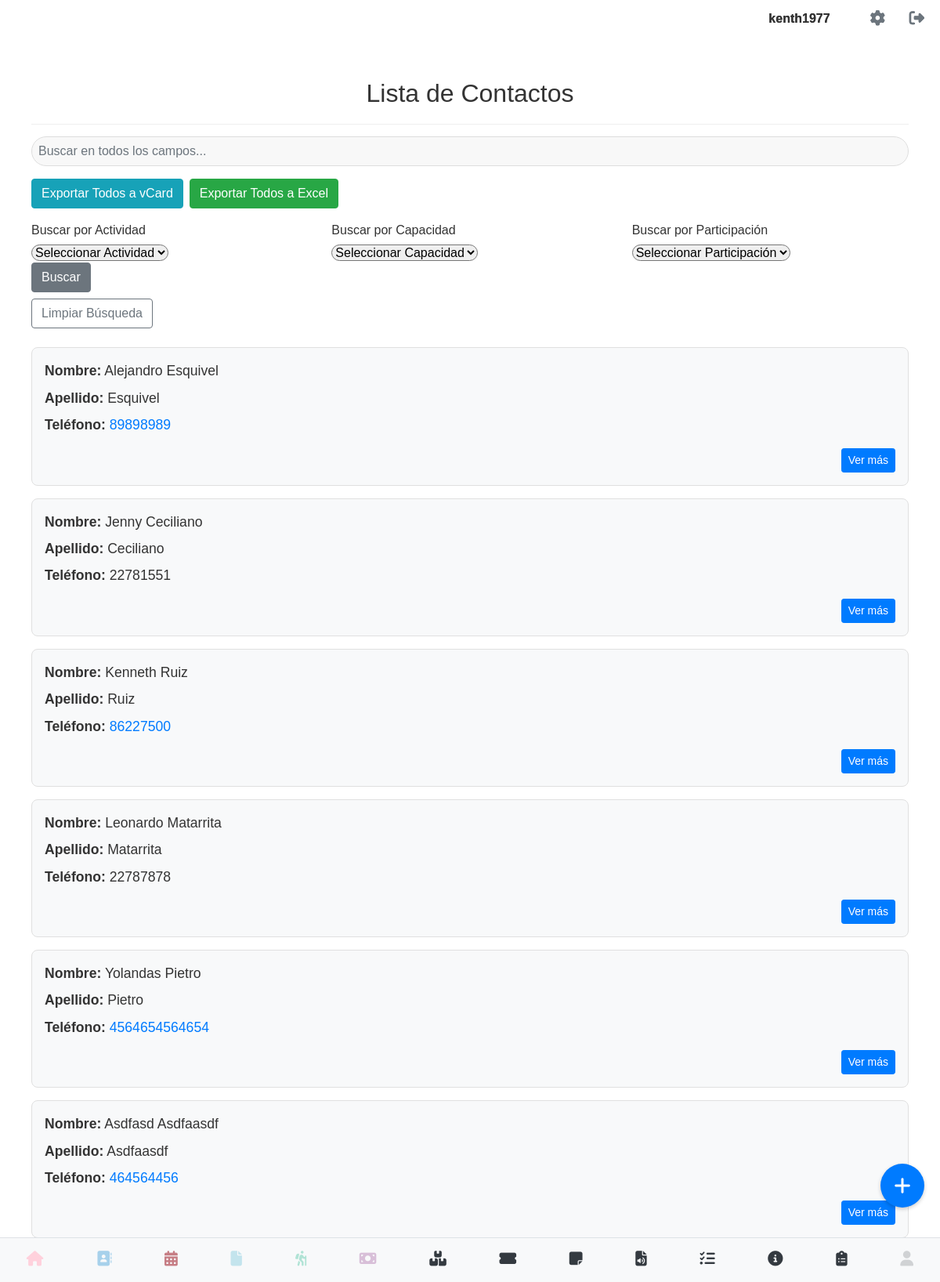
/listar_contacto (signed in), run on the app's committed database.
### models.py (models this page shows, shortened)
class User(UserMixin, db.Model):
    __tablename__ = 'users' # Nombre de la tabla es 'users'
    id = db.Column(db.Integer, primary_key=True)
    username = db.Column(db.String(80), unique=True, nullable=False)
    email = db.Column(db.String(120), unique=True, nullable=False)
    cedula = db.Column(db.String(20), unique=True, nullable=False)
    telefono = db.Column(db.String(20), nullable=False)
    password_hash = db.Column(db.String(128))
    image_filename = db.Column(db.String(255), nullable=True)
    @property
    def is_authenticated(self):
        return True

class Contacto(db.Model):
    __tablename__ = 'contacto'
    id = db.Column(db.Integer, primary_key=True)
    nombre = db.Column(db.String(100), nullable=False)
    primer_apellido = db.Column(db.String(100), nullable=True)
    segundo_apellido = db.Column(db.String(100), nullable=True)
    telefono = db.Column(db.String(20), nullable=False)
    movil = db.Column(db.String(20), nullable=True)
    email = db.Column(db.String(120), nullable=True)
    direccion = db.Column(db.String(200), nullable=True)
    tipo_actividad = db.Column(db.String(100), nullable=True)
    nota = db.Column(db.Text, nullable=True)
    fecha_ingreso = db.Column(db.DateTime, default=datetime.utcnow)
    direccion_mapa = db.Column(db.String(255), nullable=True)
    avatar_path = db.Column(db.String(255), nullable=True)
    usuario_id = db.Column(db.Integer, db.ForeignKey('users.id'), nullable=False)
    empresa = db.Column(db.String(100), nullable=True)
    sitio_web = db.Column(db.String(255), nullable=True)
    capacidad_persona = db.Column(db.String(50), nullable=True)
    participacion = db.Column(db.String(50), nullable=True)
    usuario = db.relationship('User', backref=db.backref('contactos', lazy=True))

### app.py (the view)
@app.route('/listar_contacto')
@login_required
def listar_contacto():
    form_busqueda = BusquedaContactoForm()
    contactos = Contacto.query.filter_by(usuario_id=current_user.id).order_by(Contacto.nombre, Contacto.primer_apellido, Contacto.segundo_apellido).all()
    return render_template('listar_contacto.html', contactos=contactos, form_busqueda=form_busqueda)

### app.py (called while the page is built)
@login_manager.user_loader
def load_user(user_id):
    return User.query.get(int(user_id))

### templates/listar_contacto.html (shortened to what this page needs)
{% extends 'base.html' %}
{% block content %}
  <div class="contactos-container">
    {% if current_user.is_authenticated %}
        <div class="top-right">
            <span class="username-display">{{ current_user.username }}</span>
            <a href="{{ url_for('perfil') }}" class="gear-icon"><i class="fas fa-cog"></i></a>
            <a href="{{ url_for('logout') }}" class="logout-icon"><i class="fas fa-sign-out-alt"></i></a>
        </div>
    {% endif %}
    <h1>Lista de Contactos</h1>
    <div class="search-container mt-3">
      <input type="text" id="searchInput" class="form-control rounded-pill" placeholder="Buscar en todos los campos...">
    </div>
    <div class="export-buttons mt-3">
      <a href="{{ url_for('exportar_todos_vcard') }}" class="btn btn-info">Exportar Todos a vCard</a>
      <a href="{{ url_for('exportar_todos_excel') }}" class="btn btn-success">Exportar Todos a Excel</a>
    </div>
    <div class="filter-form mt-3">
      <form method="POST" action="{{ url_for('buscar_contacto') }}" class="row g-3 align-items-center">
        <div class="col-md-4">
          {{ form_busqueda.busqueda_actividad.label(class="form-label") }}
          {{ form_busqueda.busqueda_actividad(class="rounded-pill form-select") }}
        </div>
        <div class="col-md-4">
          {{ form_busqueda.busqueda_capacidad_persona.label(class="form-label") }}
          {{ form_busqueda.busqueda_capacidad_persona(class="rounded-pill form-select") }}
        </div>
        <div class="col-md-4">
          {{ form_busqueda.busqueda_participacion.label(class="form-label") }}
          {{ form_busqueda.busqueda_participacion(class="rounded-pill form-select") }}
        </div>
        <div class="col-auto">
          {{ form_busqueda.submit_buscar(class="btn btn-secondary") }}
        </div>
      </form>
      <a href="{{ url_for('listar_contacto') }}" class="btn btn-outline-secondary mt-2">Limpiar Búsqueda</a>
    </div>
    <ul class="contact-list mt-4">
      {% if contactos %}
        {% for contacto in contactos %}
          <li class="contact-list-item" data-search-terms="{{ (contacto.nombre + ' ' + (contacto.primer_apellido or '') + ' ' + (contacto.telefono or '') + ' ' + (contacto.segundo_apellido or '') + ' ' + (contacto.movil or '') + ' ' + (contacto.email or '') + ' ' + (contacto.direccion or '') + ' ' + (contacto.tipo_actividad or '') + ' ' + (contacto.nota or '') + ' ' + (contacto.direccion_mapa or '') + ' ' + (contacto.empresa or '') + ' ' + (contacto.sitio_web or '') + ' ' + (contacto.capacidad_persona or '') + ' ' + (contacto.participacion or '')).lower() }}">
            <p><strong>Nombre:</strong> {{ contacto.nombre | title }} {% if contacto.primer_apellido %}{{ contacto.primer_apellido | title }}{% endif %}</p>
            <p><strong>Apellido:</strong> {% if contacto.primer_apellido %}{{ contacto.primer_apellido | title }}{% endif %}</p>
            <p><strong>Teléfono:</strong>
              {% if contacto.telefono and not contacto.telefono.startswith('2') %}
                <a href="https://wa.me/506{{ contacto.telefono }}">{{ contacto.telefono }}</a>
              {% else %}
                {{ contacto.telefono }}
              {% endif %}
            </p>
            <a href="{{ url_for('contacto_detalle', id=contacto.id) }}" class="btn btn-sm btn-primary view-more-button">Ver más</a>
          </li>
        {% endfor %}
      {% else %}
        <p>No tienes contactos en tu agenda.</p>
      {% endif %}
    </ul>
    <a href="{{ url_for('crear_contacto') }}" class="floating-button">
      <i class="fas fa-plus"></i>
    </a>
  </div>
{% endblock %}

### templates/base.html (shortened to what this page needs)
<!DOCTYPE html>
<html lang="es">
<head>
    <link rel="stylesheet" type="text/css" href="{{ url_for('static', filename='css/main.css') }}">
    <link rel="stylesheet" href="https://cdn.jsdelivr.net/npm/sweetalert2@11/dist/sweetalert2.min.css">
</head>
<body>
    <div class="contactos-container">
    {% if current_user.is_authenticated %}
        <div class="top-right">
            <span class="username-display">{{ current_user.username }}</span>
            <a href="{{ url_for('perfil') }}" class="gear-icon"><i class="fas fa-cog"></i></a>
            <a href="{{ url_for('logout') }}" class="logout-icon"><i class="fas fa-sign-out-alt"></i></a>
        </div>
    {% endif %}
</div>
<div class="container-block">
    {% block content %}
    {% endblock %}
</div>
{% include "navbar.html" %}
</body>
</html>

### static/css/base.css (style rules this page uses)
body { font-family: sans-serif; margin: 0; }
.container-block { margin-top:80px; padding: 20px; }
.top-right { position: absolute; top: 10px; right: 20px; display: flex; align-items: center; }
.gear-icon, .logout-icon { font-size: 24px; text-decoration: none; color: #333; margin-left: 15px; }
.username-display { margin-right: 20px; font-weight: bold; color: #333; }
label { display: block; margin-bottom: 5px; }
input[type="text"], input[type="password"] { width: 100%; padding: 8px; box-sizing: border-box; border-radius: 5px; background-color: #f8f8f8; border: 1px solid #ccc; }

### static/css/forms.css (style rules this page uses)
label { display: block; margin-bottom: 5px; }

### static/css/perfil.css (style rules this page uses)
body { font-family: sans-serif; margin: 20px; }
.search-container { margin-top: 20px; border-top: 1px solid #eee; padding-top: 15px; }
.search-container input[type="text"] { flex-grow: 1; padding: 8px; border: 1px solid #ddd; border-radius: 4px; margin-right: 10px; box-sizing: border-box; }

### static/css/listar_contacto.css (style rules this page uses)
.contactos-container { font-family: Arial, sans-serif; color: #333; }
.contactos-container h1 { text-align: center; margin-bottom: 20px; font-size: 2rem; }
.contactos-container .top-right { display: flex; justify-content: flex-end; align-items: center; gap: 1rem; padding-bottom: 1rem; }
.contactos-container .username-display { font-weight: bold; }
.contactos-container .gear-icon, .contactos-container .logout-icon { color: #6c757d; font-size: 1.2rem; text-decoration: none; }
.contactos-container .search-container { margin-bottom: 1rem; }
.contactos-container .export-buttons { display: flex; gap: 0.5rem; margin-bottom: 1rem; flex-wrap: wrap; }
.contactos-container .export-buttons .btn { margin-bottom: 0.5rem; }
@media (min-width: 576px) { .contactos-container .export-buttons { flex-wrap: nowrap; } }
@media (min-width: 576px) { .contactos-container .export-buttons .btn { margin-bottom: 0; } }
.contactos-container .filter-form { margin-bottom: 1.5rem; }
.contactos-container .floating-button { position: fixed; bottom: 20px; right: 20px; background-color: #007bff; color: white; border-radius: 50%; width: 56px; height: 56px; display: flex; justify-content: center; align-items: center; font-size: 24px; box-shadow: 0 2px 5px rgba(0, 0, 0, 0.2); z-index: 1000; text-decoration: none; }

### templates/listar_contacto.html (style rules this page uses)
.contactos-container { font-family: Arial, sans-serif; color: #333; }
.contactos-container h1 { text-align: center; margin-bottom: 20px; font-size: 2rem; }
.contactos-container .top-right { display: flex; justify-content: flex-end; align-items: center; gap: 1rem; padding-bottom: 1rem; }
.contactos-container .username-display { font-weight: bold; }
.contactos-container .gear-icon, .contactos-container .logout-icon { color: #6c757d; font-size: 1.2rem; text-decoration: none; }
.contactos-container .search-container { margin-bottom: 1rem; }
.contactos-container .export-buttons { display: flex; gap: 0.5rem; margin-bottom: 1rem; flex-wrap: wrap; }
.contactos-container .export-buttons .btn { margin-bottom: 0.5rem; }
@media (min-width: 576px) { .contactos-container .export-buttons { flex-wrap: nowrap; } }
@media (min-width: 576px) { .contactos-container .export-buttons .btn { margin-bottom: 0; } }
.contactos-container .filter-form { margin-bottom: 1.5rem; }
.contact-list { list-style: none; padding: 0; }
.contact-list-item { background-color: #f8f9fa; border: 1px solid #e0e0e0; border-radius: 0.5rem; padding: 1rem; margin-bottom: 1rem; display: flex; flex-direction: column; align-items: flex-start; }
.contact-list-item p { margin-bottom: 0.5rem; font-size: 1.1rem; color: #333; }
.contact-list-item .view-more-button { margin-top: 0.5rem; align-self: flex-end; }
.contactos-container .floating-button { position: fixed; bottom: 20px; right: 20px; background-color: #007bff; color: white; border-radius: 50%; width: 56px; height: 56px; display: flex; justify-content: center; align-items: center; font-size: 24px; box-shadow: 0 2px 5px rgba(0, 0, 0, 0.2); z-index: 1000; text-decoration: none; margin-bottom: 75px; }

### data on the page
User: username "kenth1977"
Contacto: nombre "Alejandro", primer_apellido "Esquivel", telefono "89898989"
Contacto: nombre "Jenny", primer_apellido "Ceciliano", telefono "22781551"
Contacto: nombre "Kenneth", primer_apellido "Ruiz", telefono "86227500"
Contacto: nombre "Leonardo", primer_apellido "Matarrita", telefono "22787878"
Contacto: nombre "Yolandas", primer_apellido "Pietro", telefono "4564654564654"
Contacto: nombre "Asdfasd", primer_apellido "Asdfaasdf", telefono "464564456"
